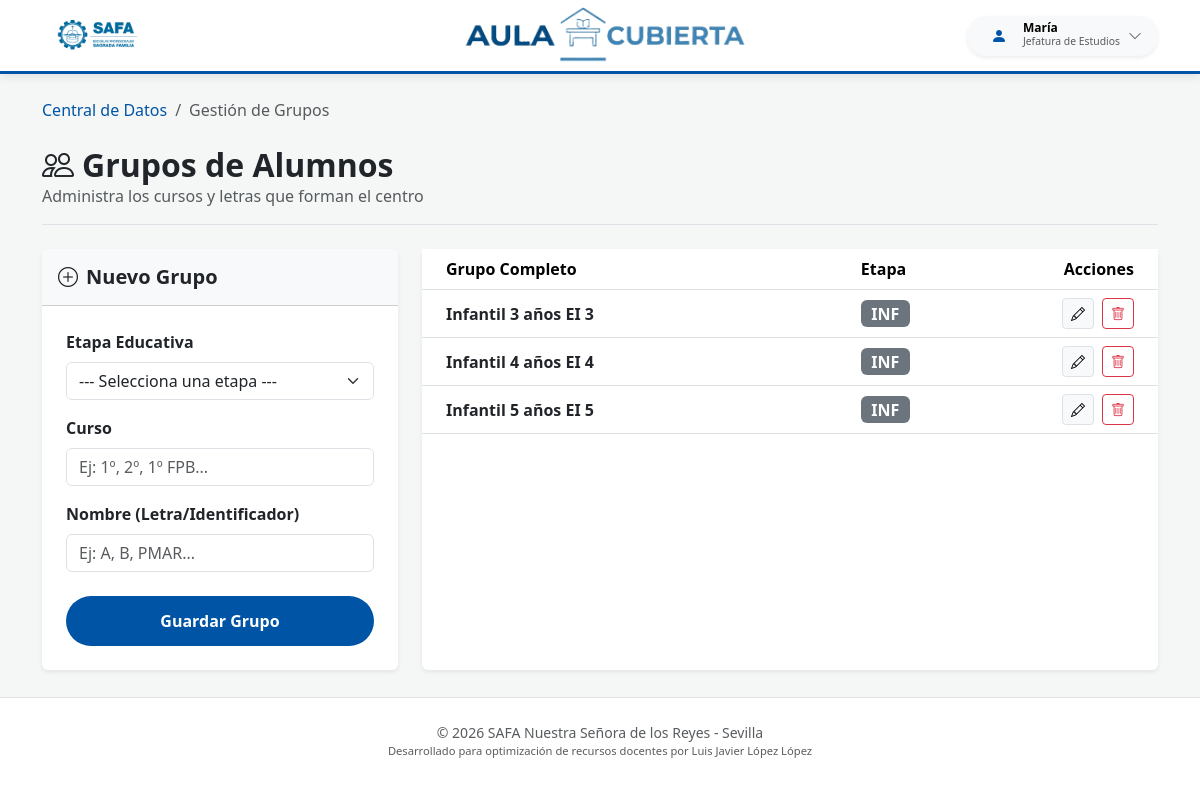
Screenshot of /datos/grupos/ (signed in) with the database file from the repository.
### safa_guardias/models.py (models this page shows, shortened)
class CentroSaaSModel(models.Model):
    centro = models.ForeignKey(
        'CentroEscolar',
        on_delete=models.CASCADE,
        null=True, # Lo dejamos nullable por ahora para que no te dé error al hacer make migrations con datos existentes
        blank=True
    )
    class Meta:
        abstract = True

class Profesor(CentroSaaSModel):
    ROLES_CHOICES = [
        ('ADMIN', 'Administrador del Sistema'),
        ('DIRECCION', 'Dirección'),
        ('JEFATURA', 'Jefatura de Estudios'),
        ('PROFESOR', 'Profesorado'),
    ]
    nombre = models.CharField(max_length=100)
    apellidos = models.CharField(max_length=150)
    abreviatura = models.CharField(max_length=10)
    email = models.EmailField(blank=True, null=True)
    usuario = models.OneToOneField(User, on_delete=models.SET_NULL, null=True, blank=True, related_name='perfil_profesor')
    rol = models.CharField(max_length=20, choices=ROLES_CHOICES, default='PROFESOR')
    centro = models.ForeignKey(CentroEscolar, on_delete=models.CASCADE, related_name='profesores', null=True, blank=True)

class Grupo(CentroSaaSModel):
    nombre = models.CharField(max_length=100)  # Ej: "A"
    curso = models.CharField(max_length=250)  # Ej: "1º"
    etapa = models.ForeignKey(
        Etapa,
        on_delete=models.PROTECT,
        related_name="grupos", null=True, blank=True
    )
    class Meta:
        unique_together = ['centro', 'nombre', 'curso','etapa']
        verbose_name = "Grupo"
        verbose_name_plural = "Grupos"

class Etapa(CentroSaaSModel):
    nombre = models.CharField(max_length=100, help_text="Ej: Educación Secundaria Obligatoria")
    siglas = models.CharField(max_length=10, help_text="Ej: ESO")
    class Meta:
        verbose_name = "Etapa"
        verbose_name_plural = "Etapas"
        unique_together = ['centro', 'siglas'] # Cada centro tiene sus siglas únicas
    def __str__(self):
        return f"{self.siglas}"

### safa_guardias/views.py (the view)
# urls.py: path('datos/grupos/', views.gestionar_grupos, name='gestionar_grupos'),
@login_required
def gestionar_grupos(request):
    centro = obtener_centro_usuario(request)
    if not centro:
        messages.error(request, "Selecciona un centro antes de gestionar los grupos.")
        return redirect('centro_datos')
    grupo_edit_id = request.GET.get('edit')
    grupo_instancia = None
    if grupo_edit_id:
        grupo_instancia = get_object_or_404(Grupo, id=grupo_edit_id, centro=centro)
    if request.method == 'POST':
        action = request.POST.get('action')
        if action == 'delete':
            grupo_id = request.POST.get('grupo_id')
            grupo_a_borrar = get_object_or_404(Grupo, id=grupo_id, centro=centro)
            try:
                grupo_a_borrar.delete()
                messages.success(request, "Grupo eliminado correctamente.")
            except Exception:
                messages.error(request,
                               "No se puede eliminar el grupo porque tiene alumnos, horarios o guardias asociadas.")
            return redirect('gestionar_grupos')
        elif action == 'save':
            form = GrupoForm(request.POST, instance=grupo_instancia, centro=centro)
            if form.is_valid():
                nuevo_grupo = form.save(commit=False)
                nuevo_grupo.centro = centro
                try:
                    nuevo_grupo.save()
                    mensaje = "Grupo actualizado con éxito." if grupo_instancia else "Grupo creado con éxito."
                    messages.success(request, mensaje)
                    return redirect('gestionar_grupos')
                except IntegrityError:
                    messages.error(request,
                                   f"El grupo '{nuevo_grupo.curso} {nuevo_grupo.nombre}' ya existe en esta etapa.")
            else:
                messages.error(request, "Revisa los errores en el formulario.")
    else:
        form = GrupoForm(instance=grupo_instancia, centro=centro)
    grupos = Grupo.objects.filter(centro=centro).select_related('etapa').order_by('etapa__nombre', 'curso', 'nombre')
    contexto = {
        'grupos': grupos,
        'form': form,
        'is_edit': bool(grupo_instancia),
        'centro': centro
    }
    return render(request, 'gestionar_grupos.html', contexto)

### safa_guardias/forms.py
class GrupoForm(forms.ModelForm):
    class Meta:
        model = Grupo
        fields = ['curso', 'nombre', 'etapa']
        widgets = {
            'curso': forms.TextInput(attrs={
                'class': 'form-control',
                'placeholder': 'Ej: 1º, 2º, 1º FPB...'
            }),
            'nombre': forms.TextInput(attrs={
                'class': 'form-control',
                'placeholder': 'Ej: A, B, PMAR...'
            }),
            'etapa': forms.Select(attrs={
                'class': 'form-select'
            }),
        }
    def __init__(self, *args, **kwargs):
        centro = kwargs.pop('centro', None)
        super().__init__(*args, **kwargs)
        if centro:
            self.fields['etapa'].queryset = Etapa.objects.filter(centro=centro).order_by('nombre')
            self.fields['etapa'].empty_label = "--- Selecciona una etapa ---"

### safa_guardias/context_processors.py (called while the page is built)
def selector_centros_global(request):
    es_admin = request.user.is_authenticated and (
            request.user.is_superuser or
            (hasattr(request.user, 'perfil_profesor') and request.user.perfil_profesor.rol == 'ADMIN')
    )
    if es_admin:
        return {
            'lista_centros_admin': CentroEscolar.objects.all().order_by('nombre'),
            'centro_activo_admin': obtener_centro_usuario(request)
        }
    return {}

### safa_guardias/utils.py (called while the page is built)
def obtener_centro_usuario(request):
    es_admin = request.user.is_superuser or (
            hasattr(request.user, 'perfil_profesor') and request.user.perfil_profesor.rol == 'ADMIN'
    )
    if es_admin:
        centro_id_sesion = request.session.get('centro_activo_id')
        if centro_id_sesion:
            return CentroEscolar.objects.filter(id=centro_id_sesion).first()
    try:
        return request.user.perfil_profesor.centro
    except AttributeError:
        return None

### templates/gestionar_grupos.html (shortened to what this page needs)
{% extends 'base.html' %}
{% block body %}
<div class="container py-4">
    <nav aria-label="breadcrumb" class="mb-4">
        <ol class="breadcrumb">
            <li class="breadcrumb-item"><a href="{% url 'centro_datos' %}" class="text-decoration-none">Central de Datos</a></li>
            <li class="breadcrumb-item active">Gestión de Grupos</li>
        </ol>
    </nav>
    <div class="d-flex justify-content-between align-items-center mb-4 border-bottom pb-3">
        <div>
            <h2 class="fw-bold mb-0 text-dark"><i class="bi bi-people me-2"></i>Grupos de Alumnos</h2>
            <p class="text-muted mb-0">Administra los cursos y letras que forman el centro</p>
        </div>
    </div>
    <div class="row g-4">
        <div class="col-lg-4">
            <div class="card border-0 shadow-sm">
                <div class="card-header bg-light p-3">
                    <h5 class="mb-0 fw-bold">
                        {% if is_edit %}
                            <i class="bi bi-pencil-square me-2"></i>Editar Grupo
                        {% else %}
                            <i class="bi bi-plus-circle me-2"></i>Nuevo Grupo
                        {% endif %}
                    </h5>
                </div>
                <div class="card-body p-4">
                    <form method="POST" action="{% if is_edit %}?edit={{ form.instance.id }}{% endif %}">
                        <div class="mb-3">
                            <label class="form-label fw-semibold">Etapa Educativa</label>
                            {{ form.etapa }}
                        </div>
                        <div class="mb-3">
                            <label class="form-label fw-semibold">Curso</label>
                            {{ form.curso }}
                        </div>
                        <div class="mb-4">
                            <label class="form-label fw-semibold">Nombre (Letra/Identificador)</label>
                            {{ form.nombre }}
                        </div>
                        <div class="d-grid gap-2">
                            <button type="submit" class="btn btn-safa rounded-pill fw-bold">
                                {% if is_edit %}Actualizar Grupo{% else %}Guardar Grupo{% endif %}
                            </button>
                        </div>
                    </form>
                </div>
            </div>
        </div>
        <div class="col-lg-8">
            <div class="card border-0 shadow-sm h-100">
                <div class="card-body p-0">
                    <div class="table-responsive">
                        <table class="table table-hover align-middle mb-0">
                            <thead class="bg-light">
                                <tr>
                                    <th class="ps-4">Grupo Completo</th>
                                    <th>Etapa</th>
                                    <th class="text-end pe-4" style="width: 150px;">Acciones</th>
                                </tr>
                            </thead>
                            <tbody>
                                {% for grupo in grupos %}
                                <tr>
                                    <td class="ps-4 fw-semibold text-dark">{{ grupo.curso }} {{ grupo.nombre }}</td>
                                    <td><span class="badge bg-secondary fs-6">{{ grupo.etapa.siglas|default:"Sin asignar" }}</span></td>
                                    <td class="text-end pe-4">
                                        <div class="d-flex justify-content-end gap-2">
                                            <a href="?edit={{ grupo.id }}" class="btn btn-sm btn-light border" title="Editar">
                                                <i class="bi bi-pencil"></i>
                                            </a>
                                            <button type="button" class="btn btn-sm btn-outline-danger"
                                                    data-bs-toggle="modal"
                                                    data-bs-target="#modalEliminar"
                                                    data-id="{{ grupo.id }}"
                                                    data-nombre="{{ grupo.curso }} {{ grupo.nombre }}"
                                                    title="Eliminar">
                                                <i class="bi bi-trash"></i>
                                            </button>
                                        </div>
                                    </td>
                                </tr>
                                {% endfor %}
                            </tbody>
                        </table>
                    </div>
                </div>
            </div>
        </div>
    </div>
</div>
{% endblock %}

### templates/barra_navegacion.html (shortened to what this page needs)
{% load static %}
<nav class="navbar navbar-expand-lg navbar-light sticky-top py-2">
    <div class="container">
        <a class="navbar-brand" href="{% url 'index' %}">
            <img src="{% static 'images/logo_safa.png' %}" alt="Logo SAFA" style="height: 45px; width: auto;">
        </a>
        <div class="navbar-title-center d-none d-md-block">
            <a href="{% url 'index' %}">
                <img src="{% static 'images/logo.png' %}" alt="Logo App" style="height: 80px; width: auto;">
            </a>
        </div>
        <div class="ms-auto d-flex align-items-center">
            {% if user.is_authenticated %}
                <div class="dropdown">
                    <button class="btn btn-light border-0 d-flex align-items-center gap-2 rounded-pill px-3 py-1 shadow-sm"
                            type="button" id="userMenu" data-bs-toggle="dropdown" aria-expanded="false" data-bs-auto-close="outside">
                        <div class="icon-safa text-white rounded-circle d-flex align-items-center justify-content-center"
                             style="width: 32px; height: 32px;">
                            <i class="bi bi-person-fill"></i>
                        </div>
                        <div class="text-start d-none d-sm-block">
                            <div class="fw-bold" style="font-size: 0.75rem; line-height: 1;">{{ user.perfil_profesor.nombre }}</div>
                            <div class="text-muted" style="font-size: 0.65rem;">{{ user.perfil_profesor.get_rol_display }}</div>
                        </div>
                        <i class="bi bi-chevron-down small text-muted"></i>
                    </button>
                </div>
            {% else %}
                <a href="{% url 'login' %}" class="btn btn-safa btn-sm rounded-pill px-4">
                    <i class="bi bi-person-circle me-1"></i> Acceder
                </a>
            {% endif %}
        </div>
    </div>
</nav>

### static/css/global.css (style rules this page uses)
:root { --safa-blue: #0054a6; --safa-light-blue: #e6f0f9; --safa-accent: #f39c12; --safa-success: #28a745; --safa-warning: #ffc107; --safa-danger: #dc3545; --bs-primary: var(--safa-blue); --bs-primary-rgb: 0, 84, 166; --bs-primary-border-subtle: var(--safa-light-blue); }
body { background-color: #f4f7f6; font-family: 'Segoe UI', Roboto, sans-serif; }
.navbar { background-color: white !important; border-bottom: 3px solid var(--safa-blue); box-shadow: 0 2px 10px rgba(0, 0, 0, 0.1); }
.btn-safa { background-color: var(--safa-blue); color: white; border-radius: 8px; padding: 12px 25px; transition: all 0.3s; text-decoration: none; display: inline-block; text-align: center; }
.navbar-title-center { font-family: 'Montserrat', sans-serif; font-size: 1.8rem; letter-spacing: -0.5px; color: var(--safa-blue); position: absolute; left: 50%; transform: translateX(-50%); white-space: nowrap; margin: 0; }
.navbar > .container { position: relative; display: flex; justify-content: space-between; align-items: center; }
.icon-safa { color: var(--safa-blue) !important; }
a { color: var(--safa-blue); }

### rows the page displays
Grupo: curso "Infantil 3 años", nombre "EI 3", etapa.siglas "INF"
Grupo: curso "Infantil 4 años", nombre "EI 4", etapa.siglas "INF"
Grupo: curso "Infantil 5 años", nombre "EI 5", etapa.siglas "INF"

### other values shown
{{ user.perfil_profesor.nombre }} "María"
{{ user.perfil_profesor.get_rol_display }} "Jefatura de Estudios"
